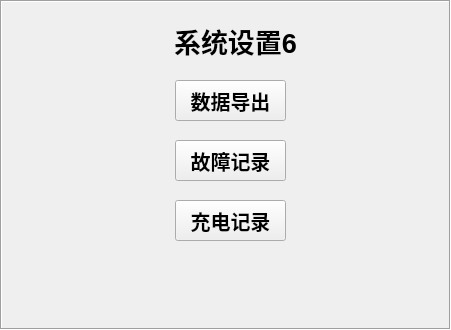
    <widget class="QFrame" name="frame_15">
     <property name="geometry">
      <rect>
       <x>0</x>
       <y>0</y>
       <width>451</width>
       <height>330</height>
      </rect>
     </property>
     <property name="sizePolicy">
      <sizepolicy hsizetype="Ignored" vsizetype="Ignored">
       <horstretch>0</horstretch>
       <verstretch>0</verstretch>
      </sizepolicy>
     </property>
     <property name="minimumSize">
      <size>
       <width>13</width>
       <height>0</height>
      </size>
     </property>
     <property name="font">
      <font>
       <pointsize>24</pointsize>
       <weight>75</weight>
       <bold>true</bold>
       <kerning>true</kerning>
      </font>
     </property>
     <property name="autoFillBackground">
      <bool>false</bool>
     </property>
     <property name="styleSheet">
      <string notr="true">background-image: url(:/background/qrc/background/back.png);
 </string>
     </property>
     <property name="frameShape">
      <enum>QFrame::Box</enum>
     </property>
     <property name="frameShadow">
      <enum>QFrame::Sunken</enum>
     </property>
     <widget class="QLabel" name="label_3">
      <property name="geometry">
       <rect>
        <x>155</x>
        <y>20</y>
        <width>161</width>
        <height>41</height>
       </rect>
      </property>
      <property name="font">
       <font>
        <pointsize>20</pointsize>
       </font>
      </property>
      <property name="text">
       <string>系统设置6</string>
      </property>
      <property name="alignment">
       <set>Qt::AlignCenter</set>
      </property>
     </widget>
     <widget class="QPushButton" name="pbtn_dateout">
      <property name="geometry">
       <rect>
        <x>175</x>
        <y>80</y>
        <width>111</width>
        <height>41</height>
       </rect>
      </property>
      <property name="font">
       <font>
        <pointsize>15</pointsize>
       </font>
      </property>
      <property name="focusPolicy">
       <enum>Qt::NoFocus</enum>
      </property>
      <property name="text">
       <string>数据导出</string>
      </property>
     </widget>
     <widget class="QPushButton" name="pbtn_err">
      <property name="geometry">
       <rect>
        <x>175</x>
        <y>140</y>
        <width>111</width>
        <height>41</height>
       </rect>
      </property>
      <property name="font">
       <font>
        <pointsize>15</pointsize>
       </font>
      </property>
      <property name="focusPolicy">
       <enum>Qt::NoFocus</enum>
      </property>
      <property name="text">
       <string> 故障记录 </string>
      </property>
     </widget>
     <widget class="QPushButton" name="pbtn_history">
      <property name="geometry">
       <rect>
        <x>175</x>
        <y>200</y>
        <width>111</width>
        <height>41</height>
       </rect>
      </property>
      <property name="font">
       <font>
        <pointsize>15</pointsize>
       </font>
      </property>
      <property name="focusPolicy">
       <enum>Qt::NoFocus</enum>
      </property>
      <property name="text">
       <string>充电记录</string>
      </property>
     </widget>
     <widget class="QLabel" name="label_tip">
      <property name="geometry">
       <rect>
        <x>31</x>
        <y>261</y>
        <width>401</width>
        <height>41</height>
       </rect>
      </property>
      <property name="palette">
       <palette>
        <active>
         <colorrole role="WindowText">
          <brush brushstyle="SolidPattern">
           <color alpha="255">
            <red>255</red>
            <green>0</green>
            <blue>0</blue>
           </color>
          </brush>
         </colorrole>
         <colorrole role="Text">
          <brush brushstyle="SolidPattern">
           <color alpha="255">
            <red>255</red>
            <green>0</green>
            <blue>0</blue>
           </color>
          </brush>
         </colorrole>
        </active>
        <inactive>
         <colorrole role="WindowText">
          <brush brushstyle="SolidPattern">
           <color alpha="255">
            <red>255</red>
            <green>0</green>
            <blue>0</blue>
           </color>
          </brush>
         </colorrole>
         <colorrole role="Text">
          <brush brushstyle="SolidPattern">
           <color alpha="255">
            <red>255</red>
            <green>0</green>
            <blue>0</blue>
           </color>
          </brush>
         </colorrole>
        </inactive>
        <disabled>
         <colorrole role="WindowText">
          <brush brushstyle="SolidPattern">
           <color alpha="255">
            <red>106</red>
            <green>104</green>
            <blue>100</blue>
           </color>
          </brush>
         </colorrole>
         <colorrole role="Text">
          <brush brushstyle="SolidPattern">
           <color alpha="255">
            <red>106</red>
            <green>104</green>
            <blue>100</blue>
           </color>
          </brush>
         </colorrole>
        </disabled>
       </palette>
      </property>
      <property name="font">
       <font>
        <pointsize>25</pointsize>
       </font>
      </property>
      <property name="text">
       <string/>
      </property>
      <property name="alignment">
       <set>Qt::AlignCenter</set>
      </property>
     </widget>
    </widget>
